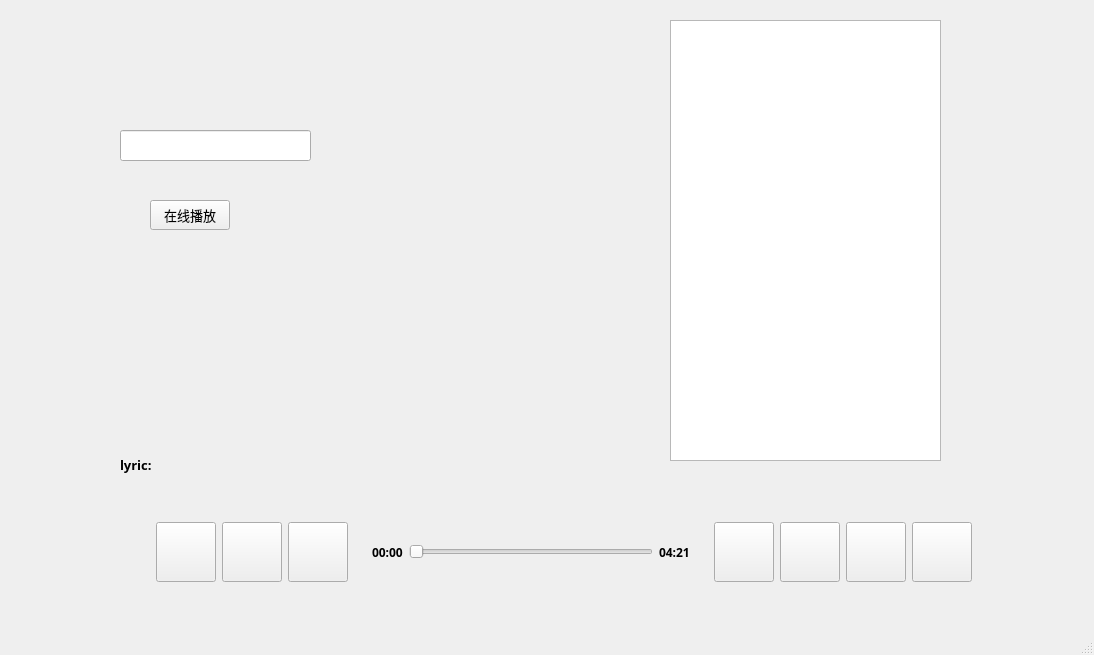
<?xml version="1.0" encoding="UTF-8"?>
<ui version="4.0">
 <class>musicMenu</class>
 <widget class="QMainWindow" name="musicMenu">
  <property name="geometry">
   <rect>
    <x>0</x>
    <y>0</y>
    <width>1094</width>
    <height>655</height>
   </rect>
  </property>
  <property name="windowTitle">
   <string>MainWindow</string>
  </property>
  <widget class="QWidget" name="centralwidget">
   <widget class="QListWidget" name="musicList">
    <property name="geometry">
     <rect>
      <x>670</x>
      <y>20</y>
      <width>271</width>
      <height>441</height>
     </rect>
    </property>
   </widget>
   <widget class="QWidget" name="widget_2" native="true">
    <property name="geometry">
     <rect>
      <x>20</x>
      <y>490</y>
      <width>961</width>
      <height>124</height>
     </rect>
    </property>
    <layout class="QHBoxLayout" name="horizontalLayout_4">
     <item>
      <widget class="QWidget" name="widget_4" native="true">
       <layout class="QHBoxLayout" name="horizontalLayout">
        <item>
         <widget class="QLabel" name="albumLabel">
          <property name="minimumSize">
           <size>
            <width>80</width>
            <height>80</height>
           </size>
          </property>
          <property name="maximumSize">
           <size>
            <width>80</width>
            <height>80</height>
           </size>
          </property>
          <property name="text">
           <string/>
          </property>
         </widget>
        </item>
        <item>
         <spacer name="horizontalSpacer_2">
          <property name="orientation">
           <enum>Qt::Horizontal</enum>
          </property>
          <property name="sizeHint" stdset="0">
           <size>
            <width>17</width>
            <height>17</height>
           </size>
          </property>
         </spacer>
        </item>
        <item>
         <widget class="QPushButton" name="prevBtn">
          <property name="enabled">
           <bool>true</bool>
          </property>
          <property name="minimumSize">
           <size>
            <width>60</width>
            <height>60</height>
           </size>
          </property>
          <property name="maximumSize">
           <size>
            <width>60</width>
            <height>60</height>
           </size>
          </property>
          <property name="text">
           <string/>
          </property>
         </widget>
        </item>
        <item>
         <widget class="QPushButton" name="playBtn">
          <property name="minimumSize">
           <size>
            <width>60</width>
            <height>60</height>
           </size>
          </property>
          <property name="maximumSize">
           <size>
            <width>60</width>
            <height>60</height>
           </size>
          </property>
          <property name="text">
           <string/>
          </property>
         </widget>
        </item>
        <item>
         <widget class="QPushButton" name="nextBtn">
          <property name="minimumSize">
           <size>
            <width>60</width>
            <height>60</height>
           </size>
          </property>
          <property name="maximumSize">
           <size>
            <width>60</width>
            <height>60</height>
           </size>
          </property>
          <property name="text">
           <string/>
          </property>
         </widget>
        </item>
       </layout>
      </widget>
     </item>
     <item>
      <widget class="QWidget" name="widget_5" native="true">
       <layout class="QHBoxLayout" name="horizontalLayout_3">
        <item>
         <widget class="QLabel" name="currentTime">
          <property name="font">
           <font>
            <family>Microsoft YaHei</family>
            <pointsize>9</pointsize>
            <weight>75</weight>
            <bold>true</bold>
           </font>
          </property>
          <property name="text">
           <string>00:00</string>
          </property>
         </widget>
        </item>
        <item>
         <widget class="QSlider" name="processBar">
          <property name="orientation">
           <enum>Qt::Horizontal</enum>
          </property>
         </widget>
        </item>
        <item>
         <widget class="QLabel" name="totalTime">
          <property name="font">
           <font>
            <family>Microsoft YaHei</family>
            <pointsize>9</pointsize>
            <weight>75</weight>
            <bold>true</bold>
           </font>
          </property>
          <property name="text">
           <string>04:21</string>
          </property>
         </widget>
        </item>
       </layout>
      </widget>
     </item>
     <item>
      <widget class="QWidget" name="widget_3" native="true">
       <layout class="QHBoxLayout" name="horizontalLayout_2">
        <item>
         <widget class="QPushButton" name="switchModBtn">
          <property name="minimumSize">
           <size>
            <width>60</width>
            <height>60</height>
           </size>
          </property>
          <property name="maximumSize">
           <size>
            <width>60</width>
            <height>60</height>
           </size>
          </property>
          <property name="text">
           <string/>
          </property>
         </widget>
        </item>
        <item>
         <widget class="QPushButton" name="volumeBtn">
          <property name="minimumSize">
           <size>
            <width>60</width>
            <height>60</height>
           </size>
          </property>
          <property name="maximumSize">
           <size>
            <width>60</width>
            <height>60</height>
           </size>
          </property>
          <property name="text">
           <string/>
          </property>
         </widget>
        </item>
        <item>
         <widget class="QPushButton" name="liricBtn">
          <property name="minimumSize">
           <size>
            <width>60</width>
            <height>60</height>
           </size>
          </property>
          <property name="maximumSize">
           <size>
            <width>60</width>
            <height>60</height>
           </size>
          </property>
          <property name="text">
           <string/>
          </property>
         </widget>
        </item>
        <item>
         <widget class="QPushButton" name="favoriteBtn">
          <property name="minimumSize">
           <size>
            <width>60</width>
            <height>60</height>
           </size>
          </property>
          <property name="maximumSize">
           <size>
            <width>60</width>
            <height>60</height>
           </size>
          </property>
          <property name="text">
           <string/>
          </property>
         </widget>
        </item>
       </layout>
      </widget>
     </item>
    </layout>
   </widget>
   <widget class="QLabel" name="lyricLabel">
    <property name="geometry">
     <rect>
      <x>120</x>
      <y>440</y>
      <width>551</width>
      <height>50</height>
     </rect>
    </property>
    <property name="minimumSize">
     <size>
      <width>0</width>
      <height>50</height>
     </size>
    </property>
    <property name="maximumSize">
     <size>
      <width>16777215</width>
      <height>50</height>
     </size>
    </property>
    <property name="font">
     <font>
      <family>Microsoft YaHei</family>
      <pointsize>10</pointsize>
      <weight>75</weight>
      <bold>true</bold>
     </font>
    </property>
    <property name="text">
     <string>lyric:</string>
    </property>
   </widget>
   <widget class="QLineEdit" name="searchMusic">
    <property name="geometry">
     <rect>
      <x>120</x>
      <y>130</y>
      <width>191</width>
      <height>31</height>
     </rect>
    </property>
    <property name="font">
     <font>
      <family>Microsoft YaHei</family>
      <pointsize>10</pointsize>
     </font>
    </property>
   </widget>
   <widget class="QPushButton" name="onlinePlayBtn">
    <property name="geometry">
     <rect>
      <x>150</x>
      <y>200</y>
      <width>80</width>
      <height>30</height>
     </rect>
    </property>
    <property name="font">
     <font>
      <family>Microsoft YaHei</family>
      <pointsize>10</pointsize>
     </font>
    </property>
    <property name="text">
     <string>在线播放</string>
    </property>
   </widget>
  </widget>
  <widget class="QMenuBar" name="menubar">
   <property name="geometry">
    <rect>
     <x>0</x>
     <y>0</y>
     <width>1094</width>
     <height>25</height>
    </rect>
   </property>
  </widget>
  <widget class="QStatusBar" name="statusbar"/>
 </widget>
 <resources/>
 <connections/>
</ui>
